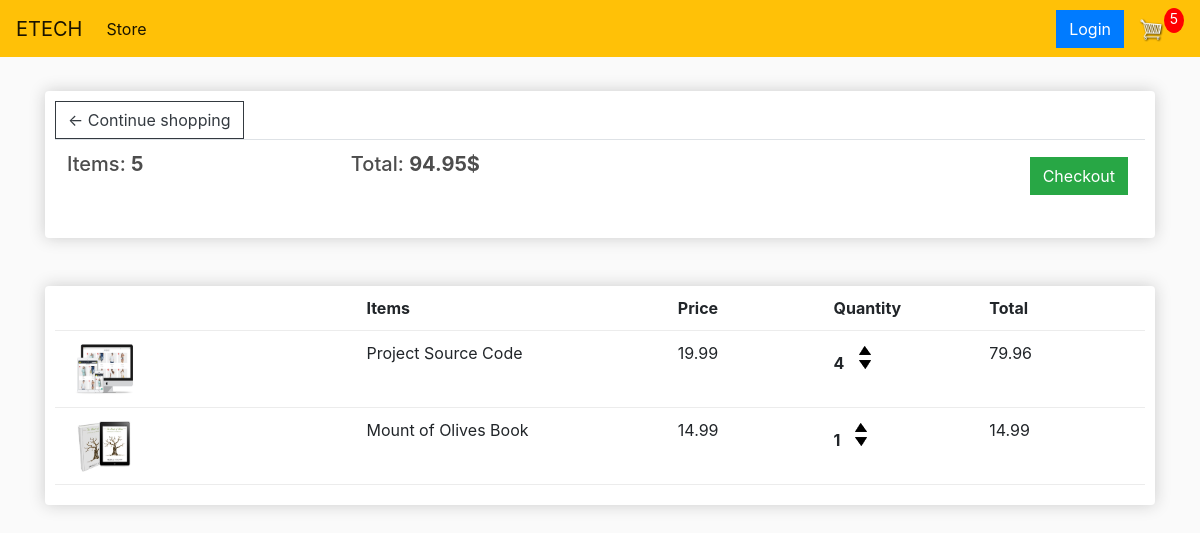
The page /Cart (signed in) on the database as committed earlier.
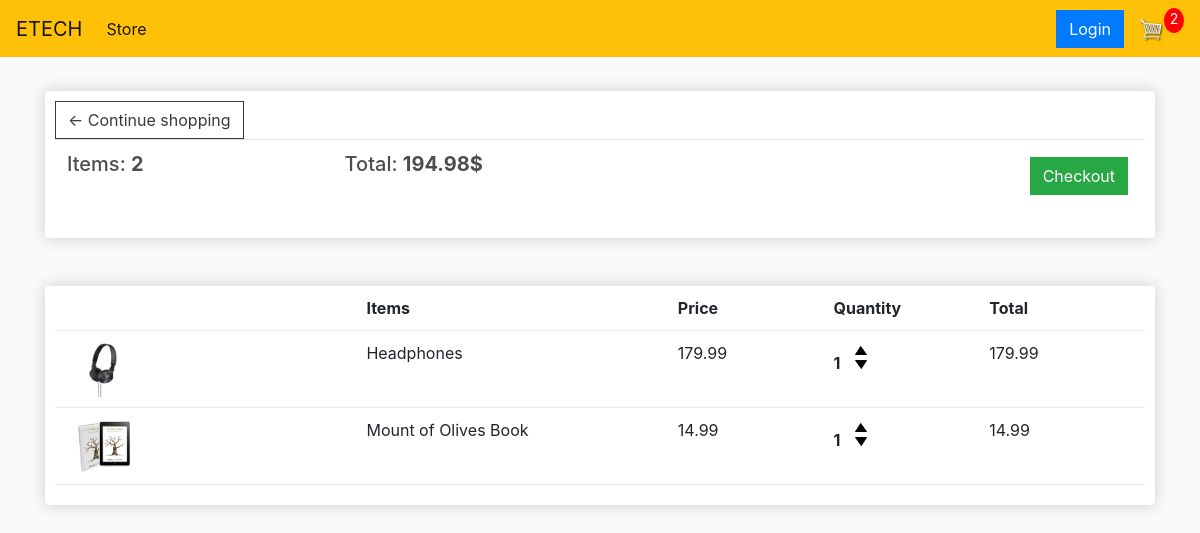
The same page on the database as committed later.
### store/models.py (models this page shows, shortened)
class Order(models.Model):
    customer = models.ForeignKey(Customer, on_delete=models.SET_NULL, null=True, blank=True)
    date_ordered = models.DateTimeField(auto_now_add=True)
    complete = models.BooleanField(default=False)
    transaction_id = models.CharField(max_length=100, null=True)
    @property
    def get_card_total(self):
        orderitem = self.orderitem_set.all()
        total = sum([item.get_total for item in orderitem])
        return total
    @property
    def get_card_item(self):
        orderitem = self.orderitem_set.all()
        total = sum([item.quantity for item in orderitem])
        return total

class OrderItem(models.Model):
    product = models.ForeignKey(Product, on_delete=models.SET_NULL, null=True, blank=True)
    order = models.ForeignKey(Order, on_delete=models.SET_NULL, null=True, blank=True)
    quantity = models.IntegerField(default=0, null=True, blank=True)
    date_added = models.DateTimeField(auto_now_add=True)
    @property
    def get_total(self):
        total = self.product.price * self.quantity
        return total

class Product(models.Model):
    name = models.CharField(max_length=255, null=True)
    price = models.DecimalField(max_digits=7, decimal_places=2)
    digital = models.BooleanField(default=False, null=True, blank=False)
    image = models.ImageField(null=True, blank=True)
    @property
    def imageURL(self):
        try:
            url = self.image.url
        except:
            url = ''
        return url

### store/views.py (the view)
# urls.py: path('Cart', views.cart, name='cart'),
def cart(request):
    data = cartData(request)
    CartItems = data['cartItems']
    order = data['order']
    items = data['items']
    context = {'items': items, 'order': order, 'CartItems': CartItems}
    return render(request, 'store/Cart.html', context)

### store/utils.py (called while the page is built)
def cartData(request):
    if request.user.is_authenticated:
        customer = request.user.customer
        order, created = Order.objects.get_or_create(customer=customer, complete=False)
        items = order.orderitem_set.all()
        CartItems = order.get_card_item
    else:
        cookieData = cookieCart(request)
        CartItems = cookieData['cartItems']
        order = cookieData['order']
        items = cookieData['items']
    return {'cartItems': CartItems, 'order': order, 'items': items}

### store/templates/store/Cart.html
{% extends 'main.html' %}
{% load static %}
{% block content %}
<div class="row">
    <div class="col-lg-12">
        <div class="box-element">
            <a class="btn btn-outline-dark" href="{% url 'store' %}">&#x2190; Continue shopping </a>
            <table class="table">
                <tr>
                    <th><h5>Items: <strong>{{ order.get_card_item }}</strong></h5></th>
                    <th><h5>Total: <strong>{{ order.get_card_total | floatformat:2 }}$</strong></h5></th>
                    <th>
                        <a style="float:right; margin: 5px" class="btn btn-success" href="{% url 'checkout' %}">Checkout</a>
                    </th>
                </tr>
            </table>
        </div>
        <br>
        <br>
        <div class="box-element">
            <div class="cart-row">
                <div style="flex: 2"></div>
                <div style="flex: 2"><strong>Items</strong></div>
                <div style="flex: 1"><strong>Price</strong></div>
                <div style="flex: 1"><strong>Quantity</strong></div>
                <div style="flex: 1"><strong>Total</strong></div>
            </div>
            {% for item in items %}
            <div class="cart-row">
		        <div style="flex:2"><img class="row-image" src="{{ item.product.imageURL }}"></div>
		        <div style="flex:2"><p>{{ item.product.name }}</p></div>
		        <div style="flex:1"><p>{{ item.product.price | floatformat:2 }}</p></div>
		        <div style="flex:1">
			        <p class="quantity">{{ item.quantity }}</p>
			            <div class="quantity">
				            <img  data-product="{{ item.product.id }}"  data-action="add" class="chg-quantity update-cart" src="{% static  'image/arrow-up.png' %}">
				            <img data-product="{{ item.product.id }}" data-action="remove" class="chg-quantity update-cart" src="{% static  'image/arrow-down.png' %}">
			            </div>
                </div>
		            <div style="flex:1"><p>{{ item.get_total }}</p></div>
            </div>
            {% endfor %}
        </div>
    </div>
</div>
{% endblock %}

### store/templates/main.html (shortened to what this page needs)
<!DOCTYPE html>
{% load static %}
<html>
<head>
	<link rel="stylesheet" href="https://stackpath.bootstrapcdn.com/bootstrap/4.4.1/css/bootstrap.min.css">
	<link rel="stylesheet" type="text/css" href="{% static 'CSS/main.css' %}">
</head>
<body>
	<nav class="navbar navbar-expand-lg navbar-light bg-warning">
	  <a class="navbar-brand" href="{% url 'store' %}">ETECH</a>
	  <div class="collapse navbar-collapse" id="navbarSupportedContent">
	    <ul class="navbar-nav mr-auto">
	      <li class="nav-item active">
	        <a class="nav-link" href="{% url 'store' %}">Store <span class="sr-only">(current)</span></a>
	      </li>
	    </ul>
          <div class="form-inline my-2 my-lg-0">
            <a href="#"class="btn btn-primary">Login</a>
              <a href="{% url 'cart' %}">
                <img  id="cart-icon" src="{% static 'image/cart.png' %}">
              </a>
                <p id="cart-total">{{CartItems}}</p>
          </div>
	  </div>
	</nav>
     <div class="container">
            <br>
            {% block content %}
            {% endblock content %}
         </div>
</body>
</html>

### static/css/main.css (style rules this page uses)
body { background-color: hsl(0, 0%, 98%); }
h1,h2,h3,h4,h5,h6 { color:hsl(0, 0%, 30%); }
.box-element { box-shadow:hsl(0, 0%, 80%) 0 0 16px; background-color: #fff; border-radius: 4px; padding: 10px; }
#cart-icon { width:25px; display: inline-block; margin-left: 15px; }
#cart-total { display: block; text-align: center; color:#fff; background-color: red; width: 20px; height: 25px; border-radius: 50%; font-size: 14px; }
.col-lg-4, .col-lg-6, .col-lg-8, .col-lg-12 { margin-top: 10px; }
.btn { border-radius: 0; }
.row-image { width: 100px; }
.cart-row { display: flex; align-items:stretch; padding-bottom: 10px; margin-bottom: 10px; border-bottom: 1px solid #ececec; }
.quantity { display: inline-block; font-weight: 700; padding-right:10px; }
.chg-quantity { width: 12px; cursor: pointer; display: block; margin-top: 5px; transition:.1s; }

Rows that differ between the two databases and show on the page:
removed OrderItem: product.imageURL (picture), product.name "Project Source Code", product.price "19.99", quantity "4", get_total "79.96"
computed for Order: get_card_item "5" → "2"; get_card_total "94.95" → "194.98"
added OrderItem: product.imageURL (picture), product.name "Headphones", product.price "179.99", quantity "1", get_total "179.99"
Other text that changed with them:
{{ CartItems }}: "5" → "2"
